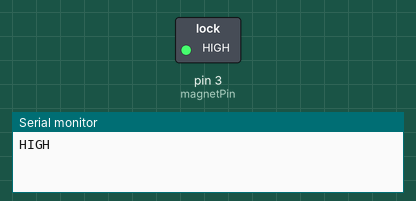
A sketch run on a simulated Arduino Uno, built with avr-gcc and run on an emulated ATmega328P. Parts: switched loads named in the sketch (green lamp = pin HIGH), the last lines printed to the serial monitor.

Above: at 2.5 s.
At 7.5 s:
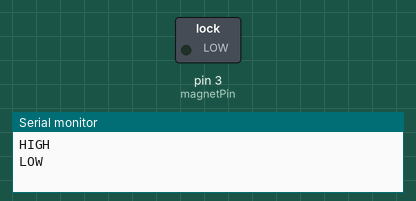
Timing chart, 0 to 13.0 s (numbered marks = the images above):
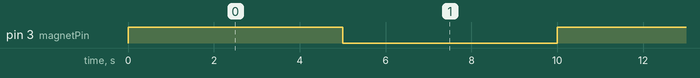

The sketch:

arduino_electromagnet_using_transistor.ino
```cpp
 /*
 *  Electromagnet control using transistor
 *
 */

int magnetPin = 3;

void setup()
{
  pinMode(magnetPin, OUTPUT);
  Serial.begin(9600);

  digitalWrite(magnetPin, LOW); // turn off by default
}


void loop()
{
  digitalWrite(magnetPin, HIGH); // HIGH = magnetized
  Serial.println("HIGH");
  delay(5000);

  digitalWrite(magnetPin, LOW); // LOW = not magnetized
  Serial.println("LOW");
  delay(5000);
}
```

Measured:
- by itself, pin 3 (magnetPin): alternates HIGH for 5.0 s and LOW for 5.0 s
